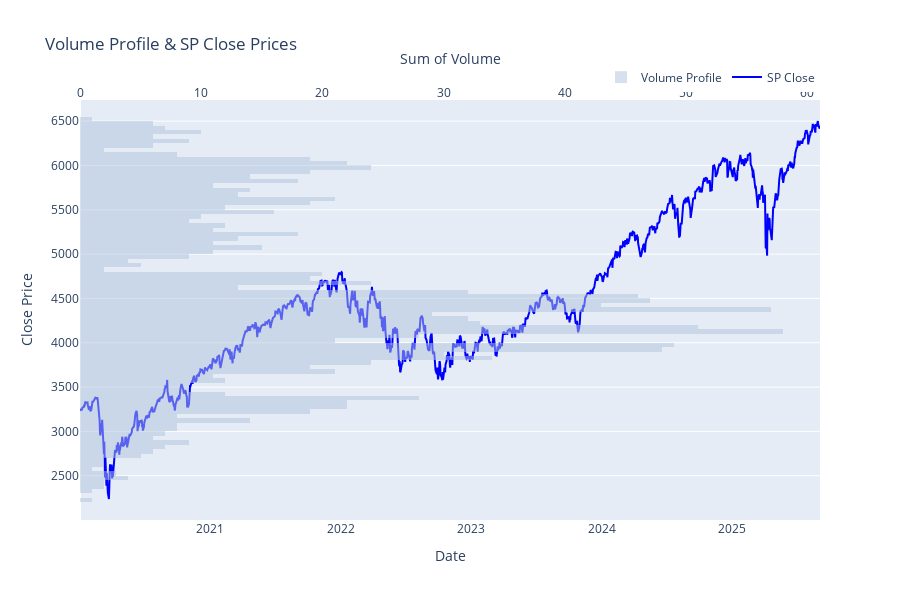

Notebook cell for this chart:
### Code cell
# Histogram: sum of volume for price bin 
hist = go.Histogram(
    y=sp['Close'],
    x=sp['Volume'],
    nbinsy=150,
    orientation='h',
    name='Volume Profile',
    marker_color='#B0C4DE',
    opacity=0.5,         # Bins opacity
    xaxis='x2',
)

# Line plot: Close prices over time
line = go.Scatter(
    x=sp.index,
    y=sp['Close'],
    mode='lines',
    name='SP Close',
    marker_color='blue',
    xaxis='x',
    yaxis='y',
)

# First we plot the histogram, then the line chart
fig = go.Figure([hist, line])

fig.update_layout(
    xaxis=dict(
        title='Date',
        anchor='y',
        domain=[0, 1],
        showgrid=False,
        side='bottom'
    ),
    xaxis2=dict(
        title='Sum of Volume',
        overlaying='x',
        side='top',
        showgrid=False
    ),
    yaxis=dict(
        title='Close Price',
        showgrid=True
    ),
    legend=dict(
        orientation='h',
        yanchor='bottom',
        y=1.02,
        xanchor='right',
        x=1
    ),
    height=600,
    title='Volume Profile & SP Close Prices'
)

fig.show()

### Figure 1 — Plotly figure (JSON) as saved in the notebook; plotly's stock layout.template omitted (floating-point values rounded to 4 significant figures; data arrays with more than 128 entries replaced by an {"elided": "..."} marker saying what was removed)
{"data": [{"marker": {"color": "#B0C4DE"}, "name": "Volume Profile", "nbinsy": 150, "opacity": 0.5, "orientation": "h", "type": "histogram", "x": {"elided": "1425 float values"}, "xaxis": "x2", "y": {"elided": "1425 float values"}}, {"marker": {"color": "blue"}, "mode": "lines", "name": "SP Close", "type": "scatter", "x": {"elided": "1425 str values"}, "xaxis": "x", "y": {"elided": "1425 float values"}, "yaxis": "y"}], "layout": {"height": 600, "legend": {"orientation": "h", "x": 1, "xanchor": "right", "y": 1.02, "yanchor": "bottom"}, "title": {"text": "Volume Profile & SP Close Prices"}, "xaxis": {"anchor": "y", "domain": [0, 1], "showgrid": false, "side": "bottom", "title": {"text": "Date"}}, "xaxis2": {"overlaying": "x", "showgrid": false, "side": "top", "title": {"text": "Sum of Volume"}}, "yaxis": {"showgrid": true, "title": {"text": "Close Price"}}}}
